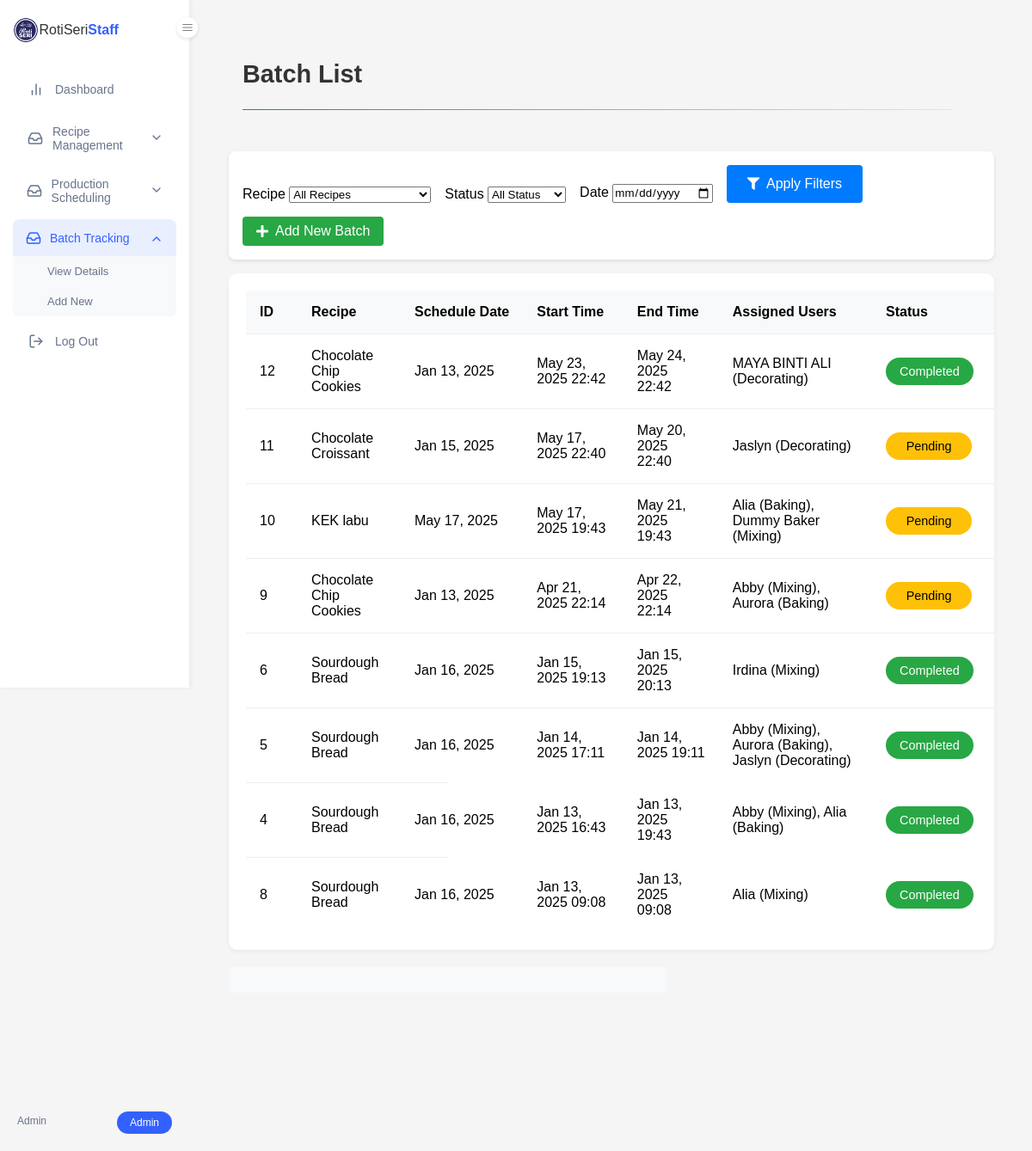
The app's page /rotiseriproduction/view_batches.php (signed in) with its own data.
### tables this page shows
CREATE TABLE `tbl_batches` (
  `batch_id` int(6) NOT NULL,
  `recipe_id` int(6) NOT NULL,
  `schedule_id` int(6) NOT NULL,
  `batch_startTime` datetime NOT NULL DEFAULT current_timestamp(),
  `batch_endTime` datetime NOT NULL,
  `batch_status` enum('Pending','In Progress','Completed','') NOT NULL DEFAULT 'Pending',
  `batch_remarks` text NOT NULL
);

CREATE TABLE `tbl_recipe` (
  `recipe_id` int(6) NOT NULL,
  `recipe_name` varchar(100) NOT NULL,
  `recipe_category` varchar(100) NOT NULL,
  `recipe_batchSize` int(6) NOT NULL,
  `recipe_unitOfMeasure` varchar(50) NOT NULL,
  `recipe_instructions` text NOT NULL,
  `recipe_dateCreated` timestamp NOT NULL DEFAULT current_timestamp(),
  `recipe_dateUpdated` timestamp NOT NULL DEFAULT current_timestamp() ON UPDATE current_timestamp(),
  `image_path` varchar(255) DEFAULT NULL
);

CREATE TABLE `tbl_schedule` (
  `schedule_id` int(6) NOT NULL,
  `recipe_id` int(6) NOT NULL,
  `schedule_date` date NOT NULL,
  `schedule_quantityToProduce` int(6) NOT NULL,
  `schedule_orderVolumn` int(6) NOT NULL,
  `schedule_status` enum('Pending','In Progress','Completed','') NOT NULL DEFAULT 'Pending',
  `schedule_batchNum` int(3) NOT NULL
);

### rotiseriproduction/view_batches.php (the view, shortened to what this page needs)
<?php
require_once 'config/db_connection.php';
try {
    $date_filter = $_GET['date'] ?? '';
    $sort_by = $_GET['sort'] ?? 'batch_startTime';
    $sort_order = $_GET['order'] ?? 'DESC';
    $query = "SELECT b.*, r.recipe_name, s.schedule_date, s.schedule_batchNum,
              (SELECT COUNT(*) FROM tbl_batches WHERE schedule_id = b.schedule_id) as assigned_batches,
              GROUP_CONCAT(DISTINCT CONCAT(u.user_fullName, ' (', ba.ba_task, ')') SEPARATOR ', ') as assigned_users
              FROM tbl_batches b
              LEFT JOIN tbl_recipe r ON b.recipe_id = r.recipe_id
              LEFT JOIN tbl_schedule s ON b.schedule_id = s.schedule_id
              LEFT JOIN tbl_batch_assignments ba ON b.batch_id = ba.batch_id
              LEFT JOIN tbl_users u ON ba.user_id = u.user_id";
    $params = [];
    $query .= " GROUP BY b.batch_id";
    $valid_sort_columns = ['batch_id', 'recipe_name', 'schedule_date', 'batch_startTime', 'batch_status', 'quality_check'];
    if (in_array($sort_by, $valid_sort_columns)) {
        $query .= " ORDER BY $sort_by $sort_order";
    }
    $stmt = $conn->prepare($query);
    $stmt->execute($params);
    $batches = $stmt->fetchAll(PDO::FETCH_ASSOC);
} catch(PDOException $e) {
    $error_message = "Error: " . $e->getMessage();
}
function getSortUrl($column) {
    $params = $_GET;
    $params['sort'] = $column;
    $params['order'] = ($column === ($_GET['sort'] ?? '') && ($_GET['order'] ?? 'DESC') === 'DESC') ? 'ASC' : 'DESC';
    return '?' . http_build_query($params);
}
function getSortIndicator($column) {
    return '';
}
?>
<!DOCTYPE html>
<html lang="en">
<head>
    <link rel="stylesheet" href="css/style.css">
    <link rel="stylesheet" href="css/dashboard.css">
    <link rel="stylesheet" href="css/batch.css">
    <link rel="stylesheet" href="css/view_recipes.css">
    <link rel="stylesheet" href="https://cdnjs.cloudflare.com/ajax/libs/font-awesome/5.15.4/css/all.min.css">
</head>
<body>
    <?php include 'includes/dashboard_navigation.php'; ?>
    <main class="main-content">
        <div class="page-header">
            <h1>Batch List</h1>
            <div class="divider"></div>
        </div>
        <div class="batch-container">
            <div class="filters">
                <form method="GET" class="filter-form">
                    <div class="filter-group">
                        <label for="recipe">Recipe</label>
                        <select name="recipe" id="recipe">
                            <option value="">All Recipes</option>
                        </select>
                    </div>
                    <div class="filter-group">
                        <label for="status">Status</label>
                        <select name="status" id="status">
                            <option value="">All Status</option>
                        </select>
                    </div>
                    <div class="filter-group">
                        <label for="date">Date</label>
                        <input type="date" name="date" id="date" value="<?php echo $date_filter; ?>">
                    </div>
                    <button type="submit" class="filter-btn">
                        <i class="fas fa-filter"></i> Apply Filters
                    </button>
                </form>
                <a href="add_batch.php" class="add-btn">
                    <i class="fas fa-plus"></i> Add New Batch
                </a>
            </div>
            <div class="table-container">
                <table class="batch-table">
                    <thead>
                        <tr>
                            <th>
                                <a href="<?php echo getSortUrl('batch_id'); ?>" class="sort-link">
                                    ID <?php echo getSortIndicator('batch_id'); ?>
                                </a>
                            </th>
                            <th>
                                <a href="<?php echo getSortUrl('recipe_name'); ?>" class="sort-link">
                                    Recipe <?php echo getSortIndicator('recipe_name'); ?>
                                </a>
                            </th>
                            <th>
                                <a href="<?php echo getSortUrl('schedule_date'); ?>" class="sort-link">
                                    Schedule Date <?php echo getSortIndicator('schedule_date'); ?>
                                </a>
                            </th>
                            <th>
                                <a href="<?php echo getSortUrl('batch_startTime'); ?>" class="sort-link">
                                    Start Time <?php echo getSortIndicator('batch_startTime'); ?>
                                </a>
                            </th>
                            <th>End Time</th>
                            <th>Assigned Users</th>
                            <th>
                                <a href="<?php echo getSortUrl('batch_status'); ?>" class="sort-link">
                                    Status <?php echo getSortIndicator('batch_status'); ?>
                                </a>
                            </th>
                            <th>
                            </th>
                        </tr>
                    </thead>
                    <tbody>
                        <?php if (empty($batches)): ?>
                            <tr>
                                <td colspan="9" class="no-records">No batches found</td>
                            </tr>
                        <?php else: ?>
                            <?php foreach ($batches as $batch): ?>
                                <tr data-batch-id="<?php echo $batch['batch_id']; ?>">
                                    <td><?php echo $batch['batch_id']; ?></td>
                                    <td><?php echo htmlspecialchars($batch['recipe_name']); ?></td>
                                    <td><?php echo date('M d, Y', strtotime($batch['schedule_date'])); ?></td>
                                    <td><?php echo date('M d, Y H:i', strtotime($batch['batch_startTime'])); ?></td>
                                    <td><?php echo date('M d, Y H:i', strtotime($batch['batch_endTime'])); ?></td>
                                    <td><?php echo htmlspecialchars($batch['assigned_users'] ?? 'No assignments'); ?></td>
                                    <td>
                                        <span class="status-badge <?php echo strtolower(str_replace(' ', '-', $batch['batch_status'])); ?>">
                                            <?php echo $batch['batch_status']; ?>
                                        </span>
                                    </td>
                                    <td>
                                    </td>
                                </tr>
                            <?php endforeach; ?>
                        <?php endif; ?>
                    </tbody>
                </table>
            </div>
            <div class="batch-info">
            </div>
        </div>
    </main>
</body>
</html>

### records on screen
tbl_batches: batch_id "12", recipe.recipe_name "Chocolate Chip Cookies", schedule.schedule_date "Jan 13, 2025", batch_startTime "May 23, 2025 22:42", batch_endTime "May 24, 2025 22:42", assigned_users "MAYA BINTI ALI (Decorating)", batch_status "Completed"
tbl_batches: batch_id "11", recipe.recipe_name "Chocolate Croissant", schedule.schedule_date "Jan 15, 2025", batch_startTime "May 17, 2025 22:40", batch_endTime "May 20, 2025 22:40", assigned_users "Jaslyn (Decorating)", batch_status "Pending"
tbl_batches: batch_id "10", recipe.recipe_name "KEK labu", schedule.schedule_date "May 17, 2025", batch_startTime "May 17, 2025 19:43", batch_endTime "May 21, 2025 19:43", assigned_users "Alia (Baking), Dummy Baker (Mixing)", batch_status "Pending"
tbl_batches: batch_id "9", recipe.recipe_name "Chocolate Chip Cookies", schedule.schedule_date "Jan 13, 2025", batch_startTime "Apr 21, 2025 22:14", batch_endTime "Apr 22, 2025 22:14", assigned_users "Abby (Mixing), Aurora (Baking)", batch_status "Pending"
tbl_batches: batch_id "6", recipe.recipe_name "Sourdough Bread", schedule.schedule_date "Jan 16, 2025", batch_startTime "Jan 15, 2025 19:13", batch_endTime "Jan 15, 2025 20:13", assigned_users "Irdina (Mixing)", batch_status "Completed"
tbl_batches: batch_id "5", recipe.recipe_name "Sourdough Bread", schedule.schedule_date "Jan 16, 2025", batch_startTime "Jan 14, 2025 17:11", batch_endTime "Jan 14, 2025 19:11", assigned_users "Abby (Mixing), Aurora (Baking), Jaslyn (Decorating)", batch_status "Completed"
tbl_batches: batch_id "4", recipe.recipe_name "Sourdough Bread", schedule.schedule_date "Jan 16, 2025", batch_startTime "Jan 13, 2025 16:43", batch_endTime "Jan 13, 2025 19:43", assigned_users "Abby (Mixing), Alia (Baking)", batch_status "Completed"
tbl_batches: batch_id "8", recipe.recipe_name "Sourdough Bread", schedule.schedule_date "Jan 16, 2025", batch_startTime "Jan 13, 2025 09:08", batch_endTime "Jan 13, 2025 09:08", assigned_users "Alia (Mixing)", batch_status "Completed"

### other values on screen
$_SESSION['user_fullName'] "Admin"
$_SESSION['user_role'] "Admin"
